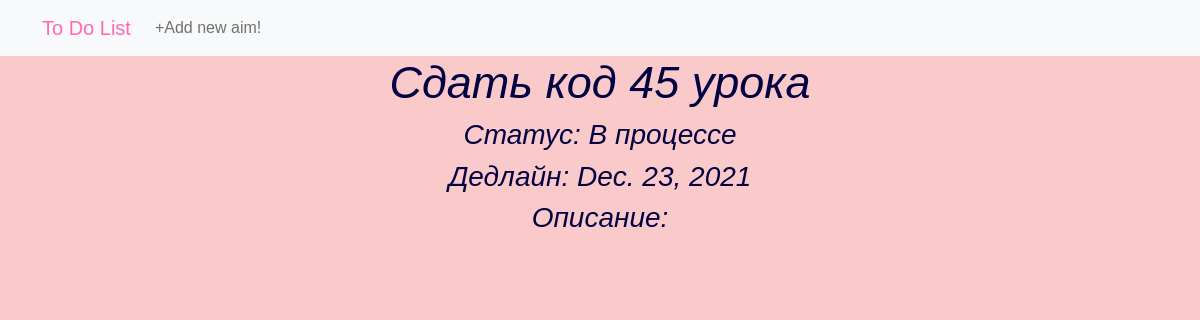
Page /check/7/ on the committed database.
### todolist/models.py (models this page shows, shortened)
class ToDoList(models.Model):
    new = 'new'
    in_progress = 'in_progress'
    done = 'done'
    status_choices = [('new', 'Новая'), ('in_progress', 'В процессе'), ('done', 'Сделано')]
    aim = models.CharField(max_length=200, null=False, blank=False, verbose_name='Задача')
    status = models.CharField(max_length=11, choices=status_choices, default='new', verbose_name='Статус')
    description = models.CharField(max_length=2000,  verbose_name='Подробное описание')
    deadline_at = models.DateField(null=True, blank=True, verbose_name='Дедлайн')

### todolist/views.py (the view)
# urls.py: path('check/<int:pk>/', check_list_view, name='list_check')
def check_list_view(request, pk):
    try:
        check_list = ToDoList.objects.get(pk=pk)
    except ToDoList.DoesNotExist:
        return HttpResponseNotFound('Задача не найдена')
    context = {'aim_list': check_list}
    return render(request, 'check_list.html', context)

### todolist/templates/check_list.html (shortened to what this page needs)
{%  extends 'base.html' %}
{%  block content %}
    <h1>{{ aim_list.aim }}</h1>
    <h3>Статус: {{ aim_list.status }}</h3>
    {% if aim_list.deadline_at == None %}
    <h3> Время отсутствует</h3>
    {% else %}
    <h3>Дедлайн: {{ aim_list.deadline_at }}</h3>
    {% endif %}
    {% if aim_list.description == None %}
    <h3>Описание отсутствует</h3>
    {% else %}
    <h3>Описание: {{ aim_list.description}}</h3>
    {% endif %}
{% endblock %}

### todolist/static/style.css (style rules this page uses)
body { text-align: center; font-family: Arial, sans-serif; background: #facaca; }
h1 { color: #020142; font-size: 45px; font-style: italic; }
h3 { color: #020142; font-style: italic; }

### rows in the picture
ToDoList: aim "Сдать код 45 урока", status "В процессе", deadline_at "Dec. 23, 2021"
